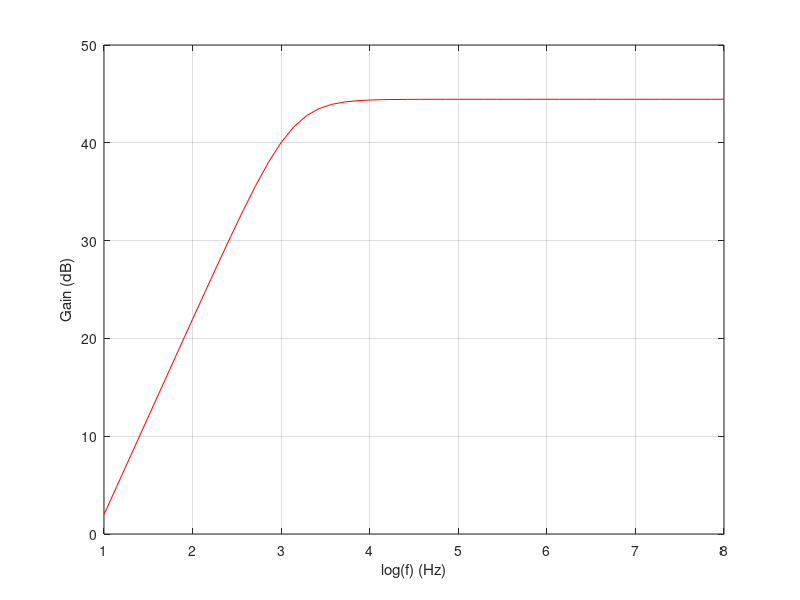

The MATLAB source for this figure:
%Lab4                                                  Academic Year 2020/2021
%                                                            TCFE
%Authors:
%Joana Matos, 95799
%Ricardo Abreu, 95842
%Vasco Emídio, 95856
%MEAer
close all 
clear all

format long;

f = 100*1e3;
w = 2*pi*f;

%--------------------------------Gain Stage-------------------------------------
%-----Data-----
VCC=12;
RS=100;
RB1=80000;
RB2=20000;
RC1=1000;
RE1=100;
RE2 = 100
CS=10*1e-3;
Cb=10*1e-3;
Co=10 *1e-6;
RL=8;
Vinput=1;

 printf("GSData_TAB \n");
 printf("$R_{S}$ = %e Ohm\n", RS); 
 printf("$R_{B1}$ = %e Ohm \n", RB1);
 printf("$R_{B2}$ = %e Ohm \n", RB2);
 printf("$R_{C1}$ = %e Ohm \n", RC1);
 printf("$R_{E1}$ = %e Ohm \n", RE1);
 printf("$R_{E2}$ = %e Ohm \n", RE2);
 printf("$R_{L}$ = %e Ohm \n", RL);
 printf("$C_{I}$ = %e F \n", CS);
 printf("$C_{b}$ = %e F \n", Cb);
 printf("$C_{O}$ = %e F \n", Co);
 printf("GSData_END \n \n");

VT=25e-3;           
BFN=178.7;         %Bijector
VAFN=69.7;
VBEON=0.7;

 printf("GSBijector_TAB \n"); 
 printf("$V_{T}$ = %f V\n", VT);
 printf("$beta$ = %f \n", BFN); 
 printf("$V_{A}$ = %f V\n", VAFN);
 printf("$V_{BEON}$ = %f V \n", VBEON);
 printf("GSBijector_END \n \n");

%-----Operating Point Analysis-----
RB=1/(1/RB1+1/RB2);                 %Req   <---- Thevenin's equivalent
VEQ=RB2/(RB1+RB2)*VCC;              %Veq   <----
IB1=(VEQ-VBEON)/(RB+(1+BFN)*RE1);   %IB
IC1=BFN*IB1;                        %IC
IE1=(1+BFN)*IB1;                    %IE
VE1=RE1*IE1;                        %VE
VO1=VCC-RC1*IC1;                    %VO
VCE=VO1-VE1;                        %VCE
 printf("GSOP_TAB \n"); 
 printf("$R_{B}$ = %e Ohm\n", RB);
 printf("$V_{eq}$ = %e V\n", VEQ); 
 printf("$I_{B1}$ = %e A \n", IB1);
 printf("$I_{C1}$ = %e A \n", IC1);
 printf("$I_{E1}$ = %e A \n", IE1);
 printf("$V_{E1}$ = %e V \n", VE1);
 printf("$V_{O1}$ = %e V \n", VO1);
 printf("$V_{CE}$ = %e V \n", VCE);
 printf("GSOP_END \n \n");


%-----Incremental Circuit-----            (for medium frequencies)

gm1=IC1/VT                         %gm    --Incremental Parameters--
rpi1=BFN/gm1                       %rpi
ro1=VAFN/IC1                       %ro

RSB=RB*RS/(RB+RS)                  %RS||RB

%AC Analysis (Incremantal circuit gain)
AV1 = RSB/RS * RC1*(RE1-gm1*rpi1*ro1)/((ro1+RC1+RE1)*(RSB+rpi1+RE1)+gm1*RE1*ro1*rpi1 - RE1^2)   %vo/vi
AVI_DB = 20*log10(abs(AV1))                                                                     %vo/vi(dB)
AV1simple = RB/(RB+RS) * gm1*RC1/(1+gm1*RE1)
AVIsimple_DB = 20*log10(abs(AV1simple))

RE1=0
AV1 = RSB/RS * RC1*(RE1-gm1*rpi1*ro1)/((ro1+RC1+RE1)*(RSB+rpi1+RE1)+gm1*RE1*ro1*rpi1 - RE1^2)
AVI_DB = 20*log10(abs(AV1))
AV1simple =  - RSB/RS * gm1*RC1/(1+gm1*RE1)
AVIsimple_DB = 20*log10(abs(AV1simple))

RE1=100
ZI1 = 1/(1/RB+1/(((ro1+RC1+RE1)*(rpi1+RE1)+gm1*RE1*ro1*rpi1 - RE1^2)/(ro1+RC1+RE1)))
ZX = ro1*((RSB+rpi1)*RE1/(RSB+rpi1+RE1))/(1/(1/ro1+1/(rpi1+RSB)+1/RE1+gm1*rpi1/(rpi1+RSB)))
ZX = ro1*(   1/RE1+1/(rpi1+RSB)+1/ro1+gm1*rpi1/(rpi1+RSB)  )/(   1/RE1+1/(rpi1+RSB) ) 
ZO1 = 1/(1/ZX+1/RC1)

RE1=0
ZI1 = 1/(1/RB+1/(((ro1+RC1+RE1)*(rpi1+RE1)+gm1*RE1*ro1*rpi1 - RE1^2)/(ro1+RC1+RE1)))
ZO1 = 1/(1/ro1+1/RC1)

 printf("GSAV_TAB \n"); 
 printf("$A_{V1}$ = %e dB\n", AVI_DB);
 %printf("$A_{VIsimple}$ = %e dB\n", AVIsimple_DB); 
 printf("GSAV_END \n \n"); 
 
 printf("GSZ_TAB \n"); 
 printf("$Z_{I1}$ = %e Ohm\n", ZI1);
 printf("$Z_{O1}$ = %e Ohm\n", ZO1); 
 printf("GSZ_END \n \n");

%-------------------------------------------------------------------------------

%---------------------------Ouput Stage-----------------------------------------
%-----Data-----
BFP = 227.3
VAFP = 37.2
VEBON = 0.7
 printf("OSBijector_TAB \n"); 
 printf("$beta$ = %f \n", BFP); 
 printf("$V_{AFP}$ = %f V\n", VAFP);
 printf("$V_{BEON}$ = %f V \n", VEBON);
 printf("OSBijector_END \n \n");

%-----OP Analysis-----
VI2 = VO1
IE2 = (VCC-VEBON-VI2)/RE2
IC2 = BFP/(BFP+1)*IE2
VO2 = VCC - RE2*IE2
 printf("OSOP_TAB \n"); 
 printf("$V_{I2}$ = %e V\n", VI2);
 printf("$I_{E2}$ = %e A \n", IE2);
 printf("$I_{C2}$ = %e A \n", IC2);
 printf("$V_{O2}$ = %e V \n", VO2);
 printf("OSOP_END \n \n");
 
 
%-----Incremental Circuit-----
gm2 = IC2/VT                               %--Incremental Parameters--
go2 = IC2/VAFP
gpi2 = gm2/BFP
ge2 = 1/RE2

%AC Analysis (Voltage gain)
AV2 = gm2/(gm2+gpi2+go2+ge2)
ZI2 = (gm2+gpi2+go2+ge2)/gpi2/(gpi2+go2+ge2)
ZO2 = 1/(gm2+gpi2+go2+ge2)

 printf("OSAV_TAB \n"); 
 printf("$A_{V2}$ = %e dB\n", AV2);
 printf("OSAV_END \n \n"); 
 
 printf("OSZ_TAB \n"); 
 printf("$Z_{I2}$ = %e Ohm\n", ZI2);
 printf("$Z_{O2}$ = %e Ohm\n", ZO2); 
 printf("OSZ_END \n \n");

%-------------------------------------------------------------------------------

%------------------------------Total--------------------------------------------
gB = 1/(1/gpi2+ZO1)
AV = (gB+gm2/gpi2*gB)/(gB+ge2+go2+gm2/gpi2*gB)*AV1
AV_DB = 20*log10(abs(AV))
ZI=ZI1
ZO=1/(go2+gm2/gpi2*gB+ge2+gB)

 printf("Final_TAB \n"); 
 printf("$A_{V}$ = %e dB\n", AV_DB);
 printf("$Z_{I}$ = %e Ohm\n", ZI);
 printf("$Z_{O}$ = %e Ohm\n", ZO); 
 printf("Final_END \n \n");
 
%------------------------------Teoria Ponto 3------------------------------------
f_H=f;
f_L= (1/(3*CS)+ 1/((ZO+RL)*Co) +1/((ZI+RS)*Cb))/(2*pi);
band=f_H - f_L

 printf("LC_TAB \n"); 
 printf("$Lower CO freq$ = %e dB\n", f_L);
 printf("LC_END \n \n");
 
freq=logspace(1,8);

for i=1:50
 wfreq=2*pi*freq(i)
ZCS   = 1/(wfreq*j*CS);
ZCB   = 1/(wfreq*j*Cb);
ZEB = 1/(1/RE1 + 1/ZCB);
zpi2  = 1/gpi2;
zo2   = 1/go2;
ZE2 = 1/(1/zo2 + 1/RE2);
ZCO   = 1/(wfreq*j*Co);

 HOT = [  RS+ZCS+RB , -RB, 0 , 0 , 0 , 0 , 0; ...
 	0 , -ZEB , -ro1, ZEB + ro1 + RC1, -RC1, 0, 0 ; ...
        0 , rpi1*gm1 , 1  , 0 , 0, 0 , 0  ; ...
        0 , 0 , 0  , -RC1, zpi2+RC1, ZE2 , -ZE2; ...
        0 , 0  , 0  , 0  , -1-zpi2*gm2 , 1  , 0 ; ...
        0, 0 , 0  , 0 , 0 , -ZE2, ZE2+ZCO+RL ; ...
        -RB  , RB + rpi1 + ZEB , 0 , -ZEB  , 0 , 0 , 0 ];
        
DOG = [Vinput; 0; 0 ; 0 ; 0; 0; 0];

Gain= HOT\DOG;

GaindB(i) = 20*log10(abs(Gain(7)*RL/Vinput))
endfor

fig1=figure(1)
plot(log10(freq),GaindB,"r");
xlabel("log(f) (Hz)");
ylabel("Gain (dB)");
grid on;
print (fig1, "Gain", "-depsc");
close(fig1)

